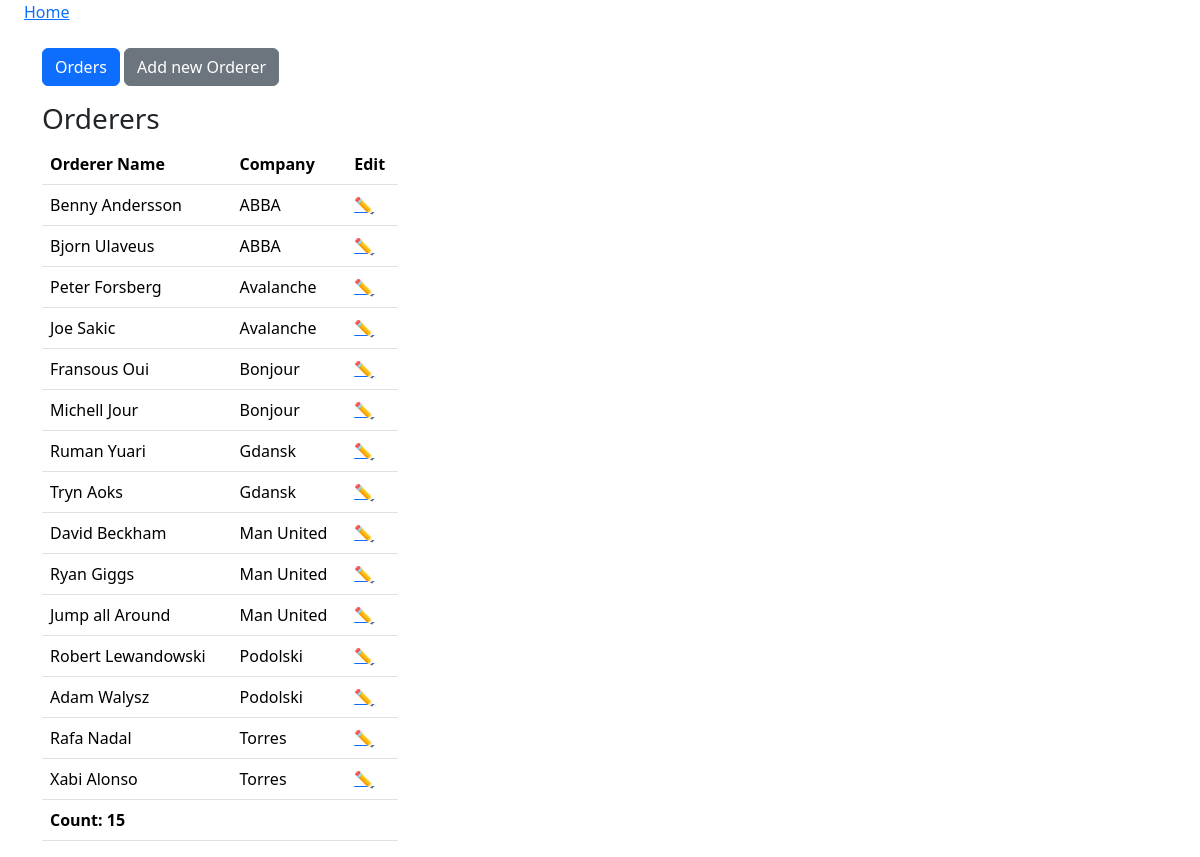
The page /orderer_list/ on the database its author committed.
### htmx_tests/models.py (models this page shows, shortened)
class Orderer(models.Model):
    orderer = models.CharField(max_length=50)
    company = models.ForeignKey(Company, on_delete=models.CASCADE)

class Company(models.Model):
    name = models.CharField(max_length=50)
    location = models.ForeignKey(Location, on_delete=models.CASCADE)

### htmx_tests/views.py (the view)
# urls.py: path("orderer_list/", views.orderer_list, name="orderer_list"),
def orderer_list(request):
    orderer = Orderer.objects.all().order_by('company__name')
    count = orderer.count()
    return render(request, 'htmx_tests/orderer.html', {
        'orderer':orderer,
        'count':count,
    })

### htmx_tests/templates/htmx_tests/orderer.html
{% extends 'base.html' %}
{% block content %}
<div class="container mt-4">
    <div class="row mb-3">
        <div class="col-md-3">
            <a class="btn btn-primary" href="{% url 'htmx_tests:order_summary_list' %}">Orders</a>
            <a class="btn btn-secondary" href="{% url 'htmx_tests:orderer_create' %}">Add new Orderer</a>
        </div>
    </div>
    <div class="row">
        <div class="col-md-4">
            <h3>Orderers</h3>
            <table class="table table-hover">
                <thead>
                    <tr>
                        <th>Orderer Name</th>
                        <th>Company</th>
                        <th>Edit</th>
                    </tr>
                </thead>
                <tbody>
                    {% for order in orderer %}
                    <tr>
                        <td>{{order.orderer}}</td>
                        <td>{{order.company.name}}</td>
                        <td>
                            <a href="{% url 'htmx_tests:orderer_edit' order.pk %}">✏️</a>
                        </td>
                    </tr>
                    {% endfor %}
                    <tr>
                        <td class="fw-bold">Count: {{count}}</td>
                        <td></td>
                        <td></td>
                    </tr>
                </tbody>
            </table>
        </div>
    </div>
</div>
{% endblock content %}

### rows shown on the page
Orderer: orderer "Benny Andersson", company.name "ABBA"
Orderer: orderer "Bjorn Ulaveus", company.name "ABBA"
Orderer: orderer "Peter Forsberg", company.name "Avalanche"
Orderer: orderer "Joe Sakic", company.name "Avalanche"
Orderer: orderer "Fransous Oui", company.name "Bonjour"
Orderer: orderer "Michell Jour", company.name "Bonjour"
Orderer: orderer "Ruman Yuari", company.name "Gdansk"
Orderer: orderer "Tryn Aoks", company.name "Gdansk"
Orderer: orderer "David Beckham", company.name "Man United"
Orderer: orderer "Ryan Giggs", company.name "Man United"
Orderer: orderer "Jump all Around", company.name "Man United"
Orderer: orderer "Robert Lewandowski", company.name "Podolski"
Orderer: orderer "Adam Walysz", company.name "Podolski"
Orderer: orderer "Rafa Nadal", company.name "Torres"
Orderer: orderer "Xabi Alonso", company.name "Torres"

### other values the page prints
{{ count }} "15"
